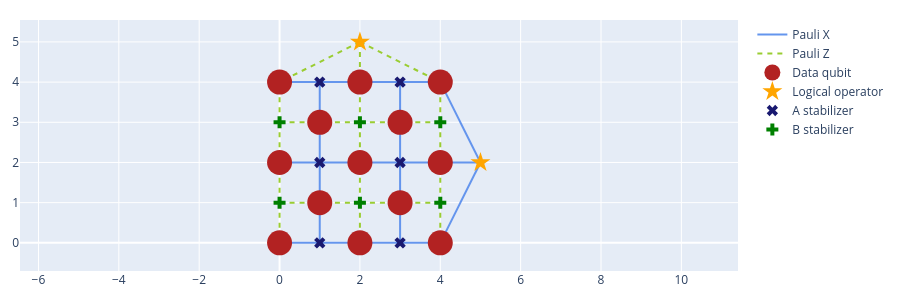

The notebook cell this image was saved under:
### Markdown cell above
We use the `LatticeVisualizer` to inspect the code graphically. We use the same symbology for data-qubits, logical gates on the qubit, and entangling gates as in the previous representation. The only difference is that now we have two types of ancillas: $X$-type ancillas, represented by the blue tilted crosses, and $Z$-type ancillas, represented by the green crosses (in literature and in `plaquette` these are often reeffered to as A and B stabilizers).

### Code cell
vis = visualizer.LatticeVisualizer(planar_code)
vis.draw_lattice(height=300)

### Figure 1 — Plotly figure (JSON) as saved in the notebook; plotly's stock layout.template omitted (floating-point values rounded to 4 significant figures)
{"data": [{"line": {"color": "cornflowerblue", "dash": "solid"}, "mode": "lines", "name": "Pauli X", "type": "scatter", "x": [1, 1, null, 1, 2, null, 1, 0, null, 1, 1, null, 1, 1, null, 1, 2, null, 1, 0, null, 1, 1, null, 1, 2, null, 1, 0, null, 3, 3, null, 3, 4, null, 3, 2, null, 3, 3, null, 3, 3, null, 3, 4, null, 3, 2, null, 3, 3, null, 3, 4, null, 3, 2, null, 5, 4, null, 5, 4, null, 5, 4, null], "y": [0, 1, null, 0, 0, null, 0, 0, null, 2, 3, null, 2, 1, null, 2, 2, null, 2, 2, null, 4, 3, null, 4, 4, null, 4, 4, null, 0, 1, null, 0, 0, null, 0, 0, null, 2, 3, null, 2, 1, null, 2, 2, null, 2, 2, null, 4, 3, null, 4, 4, null, 4, 4, null, 2, 0, null, 2, 2, null, 2, 4, null]}, {"line": {"color": "yellowgreen", "dash": "5px 5px"}, "mode": "lines", "name": "Pauli Z", "type": "scatter", "x": [0, 0, null, 0, 0, null, 0, 1, null, 0, 0, null, 0, 0, null, 0, 1, null, 2, 2, null, 2, 2, null, 2, 3, null, 2, 1, null, 2, 2, null, 2, 2, null, 2, 3, null, 2, 1, null, 4, 4, null, 4, 4, null, 4, 3, null, 4, 4, null, 4, 4, null, 4, 3, null, 2, 0, null, 2, 2, null, 2, 4, null], "y": [1, 2, null, 1, 0, null, 1, 1, null, 3, 4, null, 3, 2, null, 3, 3, null, 1, 2, null, 1, 0, null, 1, 1, null, 1, 1, null, 3, 4, null, 3, 2, null, 3, 3, null, 3, 3, null, 1, 2, null, 1, 0, null, 1, 1, null, 3, 4, null, 3, 2, null, 3, 3, null, 5, 4, null, 5, 4, null, 5, 4, null]}, {"hovertext": ["Data qubit 0<br />Ext. qubit 0", "Data qubit 1<br />Ext. qubit 1", "Data qubit 2<br />Ext. qubit 2", "Data qubit 3<br />Ext. qubit 3", "Data qubit 4<br />Ext. qubit 4", "Data qubit 5<br />Ext. qubit 5", "Data qubit 6<br />Ext. qubit 6", "Data qubit 7<br />Ext. qubit 7", "Data qubit 8<br />Ext. qubit 8", "Data qubit 9<br />Ext. qubit 9", "Data qubit 10<br />Ext. qubit 10", "Data qubit 11<br />Ext. qubit 11", "Data qubit 12<br />Ext. qubit 12"], "marker": {"color": "firebrick", "size": 25, "symbol": "circle"}, "mode": "markers", "name": "Data qubit", "type": "scatter", "x": [0, 0, 0, 1, 1, 2, 2, 2, 3, 3, 4, 4, 4], "y": [0, 2, 4, 1, 3, 0, 2, 4, 1, 3, 0, 2, 4]}, {"hovertext": ["X<br />Logical 0<br />Ext. qubit 25", "Z<br />Logical 1<br />Ext. qubit 26"], "marker": {"color": "orange", "size": 15, "symbol": "star"}, "mode": "markers", "name": "Logical operator", "type": "scatter", "x": [5, 2], "y": [2, 5]}, {"hovertext": ["Stabgen 2<br />Ext. qubit 15", "Stabgen 3<br />Ext. qubit 16", "Stabgen 4<br />Ext. qubit 17", "Stabgen 7<br />Ext. qubit 20", "Stabgen 8<br />Ext. qubit 21", "Stabgen 9<br />Ext. qubit 22"], "marker": {"color": "midnightblue", "size": 10, "symbol": "x"}, "mode": "markers", "name": "A stabilizer", "type": "scatter", "x": [1, 1, 1, 3, 3, 3], "y": [0, 2, 4, 0, 2, 4]}, {"hovertext": ["Stabgen 0<br />Ext. qubit 13", "Stabgen 1<br />Ext. qubit 14", "Stabgen 5<br />Ext. qubit 18", "Stabgen 6<br />Ext. qubit 19", "Stabgen 10<br />Ext. qubit 23", "Stabgen 11<br />Ext. qubit 24"], "marker": {"color": "green", "size": 10, "symbol": "cross"}, "mode": "markers", "name": "B stabilizer", "type": "scatter", "x": [0, 0, 2, 2, 4, 4], "y": [1, 3, 1, 3, 1, 3]}], "layout": {"coloraxis": {"colorbar": {"x": -0.1}}, "height": 300, "margin": {"b": 20, "l": 20, "r": 20, "t": 20}, "yaxis": {"scaleanchor": "x", "scaleratio": 1}}}
